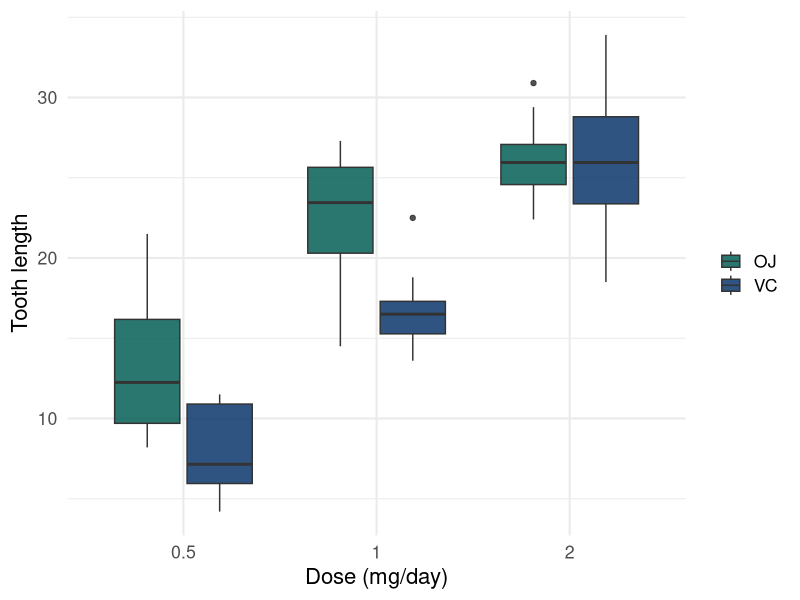

This figure's R source:
## ---- chunk 1
#| output-location: column
#| fig-width: 6
#| fig-height: 4.5
library(ggplot2)
ggplot(ToothGrowth, aes(factor(dose), len, fill = supp)) +
  geom_boxplot(alpha = 0.85) +
  scale_fill_manual(values = c("#055F56", "#0B376C")) +
  labs(x = "Dose (mg/day)", y = "Tooth length", fill = NULL) +
  theme_minimal(base_size = 16)
